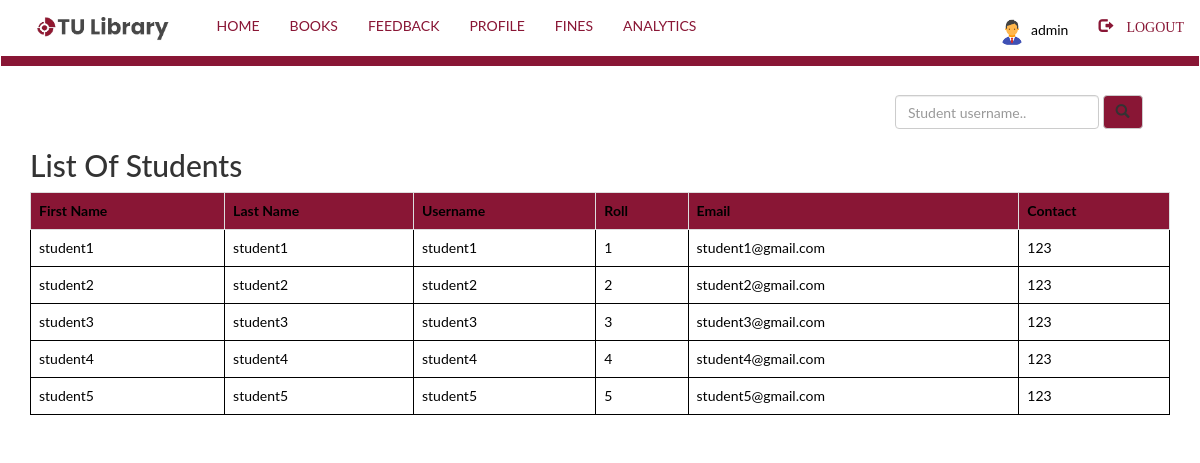
The page /library/Admin_/student.php (signed in) on the database its author committed.
### tables this page shows
CREATE TABLE `student` (
  `first` varchar(100) NOT NULL,
  `last` varchar(100) NOT NULL,
  `username` varchar(100) NOT NULL,
  `password` varchar(100) NOT NULL,
  `roll` int(100) NOT NULL,
  `email` varchar(100) NOT NULL,
  `contact` varchar(100) NOT NULL,
  `pic` varchar(100) NOT NULL
);

### library/Admin_/student.php (the view, shortened to what this page needs)
<?php
  include "connection.php";
  include "navbar.php";
?>
<!DOCTYPE html>
<html>
<head>
</head>
<body>
<div class="container">
	<div class="srch">
		<form class="navbar-form" method="post" name="form1">
				<input class="form-control" type="text" name="search" placeholder="Student username.." required="">
				<button style="background-color: #891635;" type="submit" name="submit" class="btn btn-default">
					<span class="glyphicon glyphicon-search"></span>
				</button>
		</form>
	</div>
	<h2>List Of Students</h2>
	<?php
		if(isset($_POST['submit']))
		{
			$q=mysqli_query($db,"SELECT first,last,username,roll,email,contact FROM `student` where username like '%$_POST[search]%' ");
			if(mysqli_num_rows($q)==0)
			{
				echo "Sorry! No student found with that username. Try searching again.";
			}
			else
			{
		echo "<table class='table table-bordered table-hover' >";
			echo "<tr style='background-color: #891635;'>";
				echo "<th>"; echo "First Name";	echo "</th>";
				echo "<th>"; echo "Last Name";  echo "</th>";
				echo "<th>"; echo "Username";  echo "</th>";
				echo "<th>"; echo "Roll";  echo "</th>";
				echo "<th>"; echo "Email";  echo "</th>";
				echo "<th>"; echo "Contact";  echo "</th>";
			echo "</tr>";
			while($row=mysqli_fetch_assoc($q))
			{
				echo "<tr>";
				echo "<td>"; echo $row['first']; echo "</td>";
				echo "<td>"; echo $row['last']; echo "</td>";
				echo "<td>"; echo $row['username']; echo "</td>";
				echo "<td>"; echo $row['roll']; echo "</td>";
				echo "<td>"; echo $row['email']; echo "</td>";
				echo "<td>"; echo $row['contact']; echo "</td>";
				echo "</tr>";
			}
		echo "</table>";
			}
		}
		else
		{
			$res=mysqli_query($db,"SELECT first,last,username,roll,email,contact FROM `student`;");
		echo "<table class='table table-bordered table-hover' >";
			echo "<tr style='background-color: #891635;'>";
				echo "<th>"; echo "First Name";	echo "</th>";
				echo "<th>"; echo "Last Name";  echo "</th>";
				echo "<th>"; echo "Username";  echo "</th>";
				echo "<th>"; echo "Roll";  echo "</th>";
				echo "<th>"; echo "Email";  echo "</th>";
				echo "<th>"; echo "Contact";  echo "</th>";
			echo "</tr>";
			while($row=mysqli_fetch_assoc($res))
			{
				echo "<tr>";
				echo "<td>"; echo $row['first']; echo "</td>";
				echo "<td>"; echo $row['last']; echo "</td>";
				echo "<td>"; echo $row['username']; echo "</td>";
				echo "<td>"; echo $row['roll']; echo "</td>";
				echo "<td>"; echo $row['email']; echo "</td>";
				echo "<td>"; echo $row['contact']; echo "</td>";
				echo "</tr>";
			}
		echo "</table>";
		}
	?>
</div>
</body>
</html>

### library/Admin_/style.css (style rules this page uses)
html, body, div, span, object, iframe, h1, h2, h3, h4, h5, h6, p, blockquote, pre, abbr, address, cite, code, del, dfn, em, img, ins, kbd, q, samp, small, strong, sub, sup, var, b, i, dl, dt, dd, ol, ul, li, fieldset, form, label, legend, table, caption, tbody, tfoot, thead, tr, th, td, article, aside, canvas, details, figcaption, figure, footer, header, hgroup, menu, nav, section, summary, time, mark, audio, video { margin:0; padding:0; border:0; outline:0; font-size:100%; vertical-align:baseline; background:transparent; }
body { line-height:1; }
table { border-collapse:collapse; border-spacing:0; color:black; }
input, select { vertical-align:middle; }
input { height: 25px; width: 300px; }
.table-bordered thead th, .table-bordered tbody td, .table-bordered tfoot th { border-color: black !important; }

### library/Admin_/student.php (style rules this page uses)
.srch { padding-left: 850px; }
body { font-family: "Lato", sans-serif; transition: background-color .5s; }

### rows shown on the page
student: first "student1", last "student1", username "student1", roll "1", email "student1@gmail.com", contact "123"
student: first "student2", last "student2", username "student2", roll "2", email "student2@gmail.com", contact "123"
student: first "student3", last "student3", username "student3", roll "3", email "student3@gmail.com", contact "123"
student: first "student4", last "student4", username "student4", roll "4", email "student4@gmail.com", contact "123"
student: first "student5", last "student5", username "student5", roll "5", email "student5@gmail.com", contact "123"

### other values the page prints
$_SESSION['login_user'] "admin"
